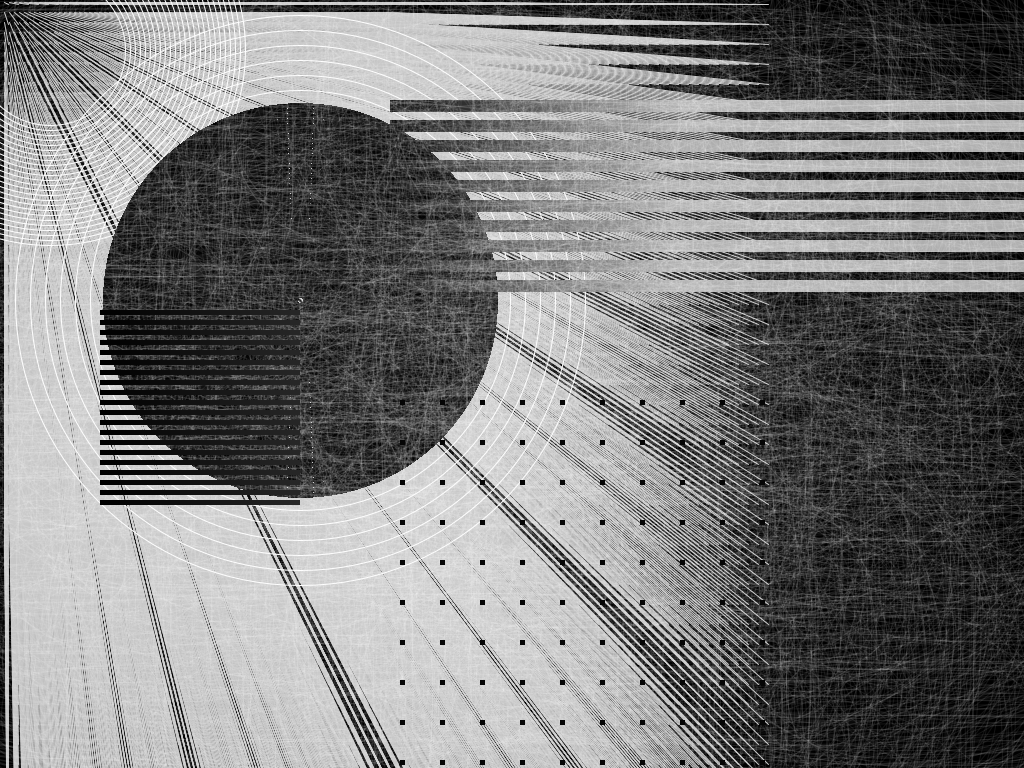
Frame 1 (no input)
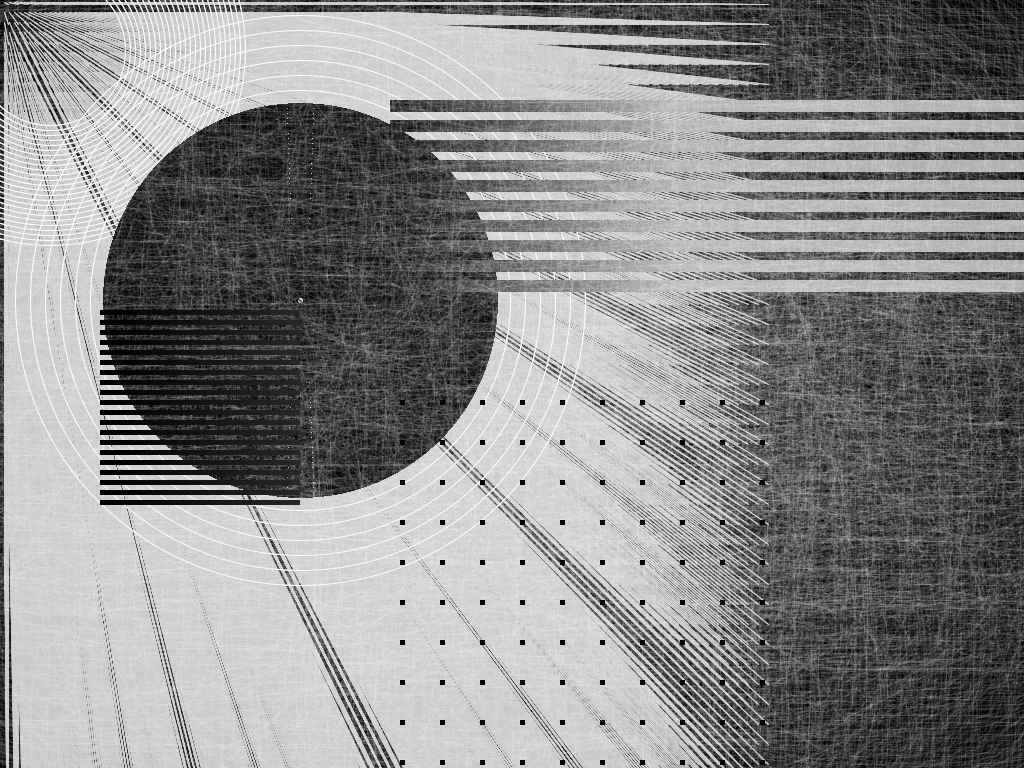
Frame 2 (the mouse pressed at the canvas centre, redrawn once)

The Processing sketch that drew these frames (run headless with seeded random() and noise(); the mouse was pressed at the canvas centre and the sketch redrawn once):

// Processing sketch: processing_147644
// ── processing_147644.pde

// Konkuk University
// Department of Dynamic Media
// SOS iDesign
// Name: LIM HYUNSEUNG
// ID: 201420104

void setup() {
  size(1024, 768);
  background(0);
  noLoop();
}

void draw() {
  //CENTR LINE(Background)
  for (int y = 512;y>0; y-=10) {
    for (int x = 384;x>0; x-=5) {
      if (x<400) {
        stroke(200);
        line(x*2, y*2, x, y);
      }
      else {
        rect(x, y, x*2, y*2);
      }
    }
  }


  //White LINE Circle #1
  smooth();
  for (int x = 150; x<400; x+=10) {
    noFill();
    stroke(255);
    ellipse(50, 50, x, x);
  }


  //White LINE Circle #2
  smooth();
  for (int x = 150; x< 600; x+=30) {
    noFill();
    stroke(255);
    ellipse(300, 300, x, x);
  }


  //Black Circle
  for (int y = 20;y<=500; y+=3) {
    for (int x = 20; x<500; x+=10) {
      stroke(4);
      strokeWeight(4);
      ellipse(300, 300, x-100, x-100);
    }
  }


  //Gradation Stick1
  noStroke();
  for (int y= 0;y<200;y+=20) {
    for (int x= 0;x<300;x+=10) {
      fill(x*0.6);
      rect(x+380, y+100, 12*x, 12);
    }
  }


  //Random Surface Background
  fill(0, 76);
  smooth();
  noFill();
  stroke(255, 20);
  strokeWeight(1);
  for (int y = -10; y<=1024;y+=20) {
    for (int x = -10; x<=768;x+=20) {
      ellipse(random(width), random(height), random(width), random(height));
    }
  }



  //Gradation Stick2
  for (int y= 100;y<200;y+=10) {
    for (int x= 100;x<200;x+=10) {
      if (x<200) {
        noStroke();
        fill(5);
        rect(x*4, y*4, 5, 5);
      }
    }
  }



  //Gradation Stick2
  for (int y= 0; y<200; y+=10) {
    for (int x =0; x<300; x+=10) {
      if (x<200) {
        stroke(10);
        noStroke();
        fill(x*0.2);
        rect(x+100, 500-y, 10, 5);
      }
    }
  }
}


void keyPressed() {
  background(100);
  redraw();
}
